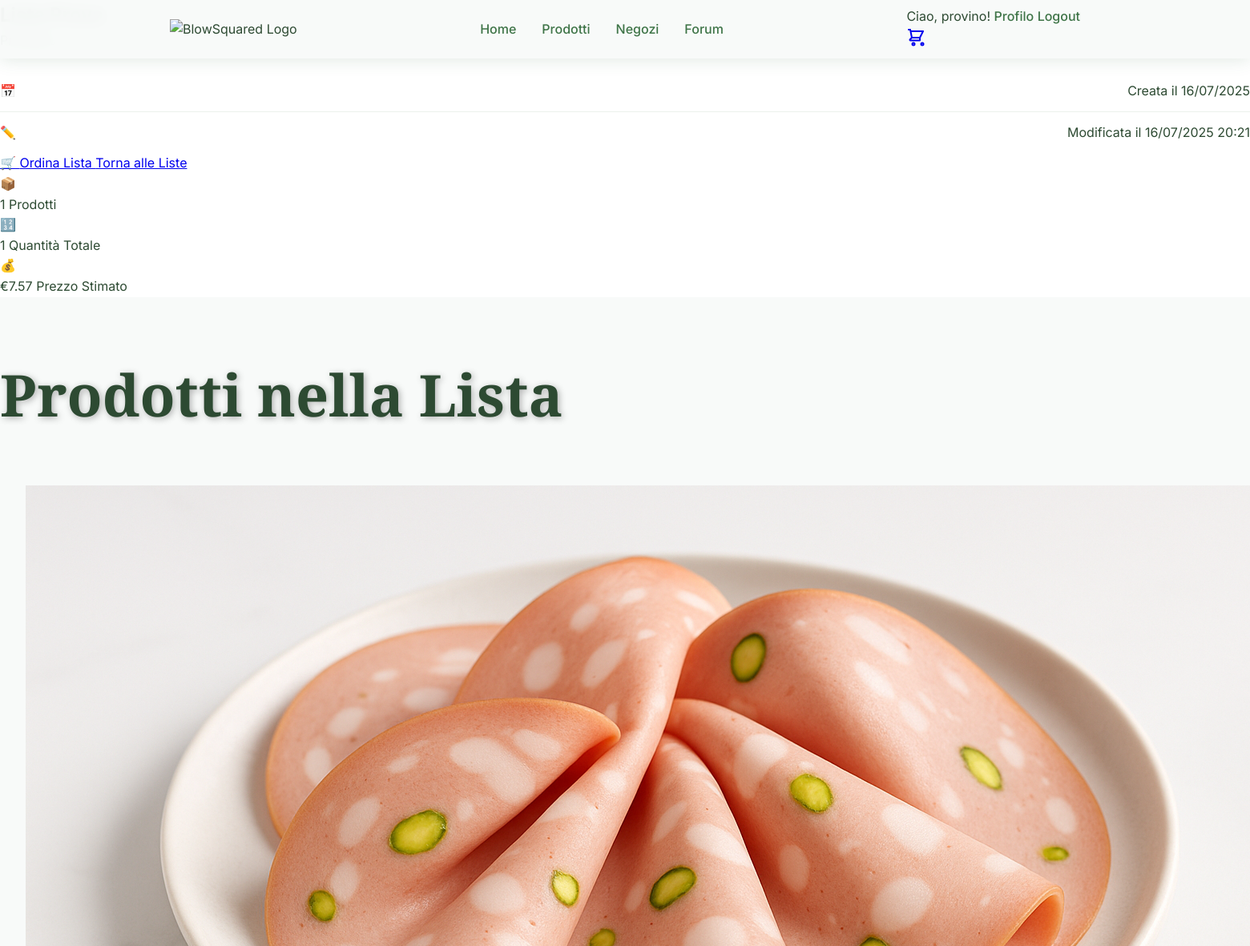
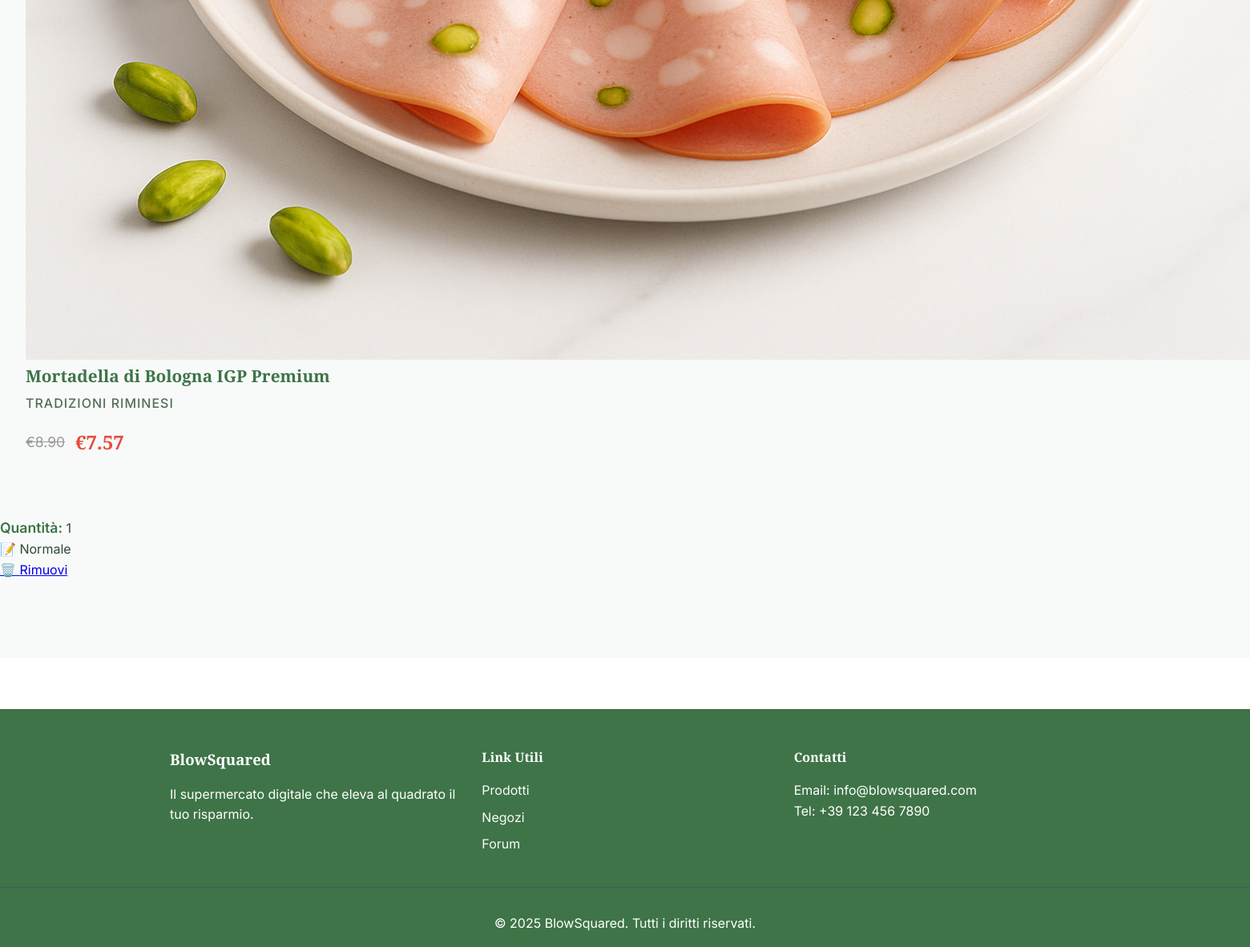
Screenshot of /utenti/liste-spesa/8/ (signed in) with the database file from the repository (2 pictures, top to bottom).
### utenti/models.py (models this page shows, shortened)
class ListaSpesa(models.Model):
    nome = models.CharField(
        max_length=100,
        help_text="Nome della lista (es: 'Spesa settimanale', 'Cena romantica')"
    )
    utente = models.ForeignKey(
        User,
        on_delete=models.CASCADE,
        related_name='liste_spesa',
        help_text="Utente proprietario della lista"
    )
    descrizione = models.TextField(
        blank=True,
        null=True,
        help_text="Descrizione opzionale della lista"
    )
    data_creazione = models.DateTimeField(
        auto_now_add=True,
        help_text="Data di creazione della lista"
    )
    data_modifica = models.DateTimeField(
        auto_now=True,
        help_text="Data dell'ultima modifica"
    )
    completata = models.BooleanField(
        default=False,
        help_text="Indica se la lista è stata completata/acquistata"
    )
    condivisa = models.BooleanField(
        default=False,
        help_text="Indica se la lista può essere condivisa con altri utenti"
    )
    class Meta:
        verbose_name = "Lista della Spesa"
        verbose_name_plural = "Liste della Spesa"
        ordering = ['-data_modifica', '-data_creazione']
    @property
    def numero_prodotti(self):
        return self.elementi.count()
    @property
    def quantita_totale(self):
        return sum(elemento.quantita for elemento in self.elementi.all())
    @property
    def prezzo_stimato(self):
        totale = 0
        for elemento in self.elementi.all():
            prezzo_prodotto = elemento.prodotto.prezzo
            if elemento.prodotto.sconto > 0:
                prezzo_prodotto = prezzo_prodotto * (100 - elemento.prodotto.sconto) / 100
            totale += prezzo_prodotto * elemento.quantita
        return totale

class ElementoLista(models.Model):
    lista = models.ForeignKey(
        ListaSpesa,
        on_delete=models.CASCADE,
        related_name='elementi'
    )
    prodotto = models.ForeignKey('prodotti.Prodotto', on_delete=models.CASCADE)
    quantita = models.PositiveIntegerField(default=1)
    note = models.TextField(blank=True, null=True)
    priorita = models.IntegerField(default=0, choices=[
        (0, 'Normale'),
        (1, 'Alta'),
        (2, 'Urgente')
    ])
    data_aggiunta = models.DateTimeField(auto_now_add=True)
    class Meta:
        unique_together = ('lista', 'prodotto')
        verbose_name = 'Elemento Lista'
        verbose_name_plural = 'Elementi Lista'
        ordering = ['-priorita', 'data_aggiunta']
    @property
    def prezzo_totale(self):
        prezzo_unitario = self.prodotto.prezzo
        if self.prodotto.sconto > 0:
            prezzo_unitario = prezzo_unitario * (100 - self.prodotto.sconto) / 100
        return prezzo_unitario * self.quantita
    def get_priorita_display(self):
        choices = dict(self._meta.get_field('priorita').choices)
        return choices.get(self.priorita, 'Normale')
    def get_priorita_display_emoji(self):
        emoji_map = {
            0: '📝',  # Normale
            1: '⚡',  # Alta
            2: '🚨'   # Urgente
        }
        return emoji_map.get(self.priorita, '📝')

### prodotti/models.py (models this page shows, shortened)
class Prodotto(models.Model):
    CATEGORIE = [
        ('latticini', 'Latticini'),
        ('carne', 'Carne e Pesce'),
        ('fresco', 'Fresco (Pesce e Frutti di Mare)'),
        ('verdura', 'Verdura'),
        ('frutta', 'Frutta'),
        ('conserve', 'Conserve e Sottoli'),
        ('pasta', 'Pasta e Riso'),
        ('olio', 'Olio e Condimenti'),
        ('spezie', 'Spezie e Aromi'),
        ('proteine', 'Proteine Vegetali'),
        ('snack', 'Snack e Merende'),
        ('cereali', 'Cereali e Derivati'),
        ('bevande', 'Bevande'),
        ('dolci', 'Dolci e Snack'),
        ('surgelati', 'Surgelati'),
        ('altro', 'Altro'),
    ]
    nome = models.CharField(max_length=200)
    marca = models.CharField(max_length=100)
    categoria = models.CharField(max_length=50, choices=CATEGORIE)
    descrizione = models.TextField(blank=True)
    codice_a_barre = models.CharField(max_length=50, unique=True)
    peso = models.CharField(max_length=50)
    data_scadenza = models.DateField()
    foto = models.ImageField(upload_to='prodotti/', blank=True)
    valori_nutrizionali = models.JSONField(default=dict, blank=True)
    prezzo = models.DecimalField(max_digits=8, decimal_places=2)
    sconto = models.DecimalField(max_digits=5, decimal_places=2, default=0,
                                validators=[MinValueValidator(0), MaxValueValidator(70)])
    stock = models.PositiveIntegerField(default=0)
    ingredienti = models.TextField(blank=True)
    numero_recensioni = models.PositiveIntegerField(default=0)
    negozi = models.ManyToManyField(
        'negozi.Negozio',
        related_name='prodotti_disponibili',
        blank=True,
        help_text="Negozi dove questo prodotto è disponibile. Lascia vuoto per renderlo disponibile in tutti i negozi."
    )

### utenti/views.py (the view)
# urls.py: path('liste-spesa/<int:lista_id>/', views.dettaglio_lista_view, name='dettaglio_lista'),
@login_required
def dettaglio_lista_view(request, lista_id):
    from .models import ListaSpesa
    lista = get_object_or_404(ListaSpesa, id=lista_id, utente=request.user)
    elementi = lista.elementi.all().order_by('-priorita', 'data_aggiunta')
    context = {
        'lista': lista,
        'elementi': elementi,
    }
    return render(request, 'utenti/dettaglio_lista.html', context)

### utenti/templates/utenti/dettaglio_lista.html (shortened to what this page needs)
{% extends 'base.html' %}
{% load static %}
{% block content %}
<section class="list-detail-section">
  <div class="list-detail-container">
    <div class="list-detail-header">
      <div class="header-content">
        <h1 class="list-title">{{ lista.nome }}</h1>
        {% if lista.descrizione %}
        <p class="list-description">{{ lista.descrizione }}</p>
        {% endif %}
        <div class="list-meta">
          <span class="meta-item">
            <span class="meta-icon">📅</span>
            Creata il {{ lista.data_creazione|date:"d/m/Y" }}
          </span>
          <span class="meta-item">
            <span class="meta-icon">✏️</span>
            Modificata il {{ lista.data_modifica|date:"d/m/Y H:i" }}
          </span>
        </div>
      </div>
      <div class="header-actions">
        {% if not lista.completata %}
        <a href="{% url 'utenti:ordina_lista' lista.id %}" class="btn-order">
          <span class="btn-icon">🛒</span>
          Ordina Lista
        </a>
        {% endif %}
        <a href="{% url 'utenti:liste_spesa' %}" class="btn-back">Torna alle Liste</a>
      </div>
    </div>
    <div class="list-summary">
      <div class="summary-card">
        <div class="summary-item">
          <span class="summary-icon">📦</span>
          <div class="summary-info">
            <span class="summary-number">{{ lista.numero_prodotti }}</span>
            <span class="summary-label">Prodotti</span>
          </div>
        </div>
        <div class="summary-item">
          <span class="summary-icon">🔢</span>
          <div class="summary-info">
            <span class="summary-number">{{ lista.quantita_totale }}</span>
            <span class="summary-label">Quantità Totale</span>
          </div>
        </div>
        <div class="summary-item">
          <span class="summary-icon">💰</span>
          <div class="summary-info">
            <span class="summary-number">€{{ lista.prezzo_stimato|floatformat:2 }}</span>
            <span class="summary-label">Prezzo Stimato</span>
          </div>
        </div>
      </div>
    </div>
    <div class="products-section">
      <h3 class="products-title">Prodotti nella Lista</h3>
      {% if elementi %}
      <div class="products-list">
        {% for elemento in elementi %}
        <div class="product-item {% if elemento.acquisito %}acquired{% endif %}">
          <div class="product-info">
            <div class="product-image">
              {% if elemento.prodotto.foto %}
                <img src="{{ elemento.prodotto.foto.url }}" alt="{{ elemento.prodotto.nome }}">
              {% else %}
                <div class="product-placeholder">📦</div>
              {% endif %}
            </div>
            <div class="product-details">
              <h4 class="product-name">{{ elemento.prodotto.nome }}</h4>
              <p class="product-brand">{{ elemento.prodotto.marca }}</p>
              <div class="product-price">
                {% if elemento.prodotto.sconto > 0 %}
                  <span class="original-price">€{{ elemento.prodotto.prezzo }}</span>
                  <span class="discounted-price">€{{ elemento.prezzo_totale|floatformat:2 }}</span>
                {% else %}
                  <span class="current-price">€{{ elemento.prezzo_totale|floatformat:2 }}</span>
                {% endif %}
              </div>
            </div>
          </div>
          <div class="product-quantity">
            <span class="quantity-label">Quantità:</span>
            <span class="quantity-value">{{ elemento.quantita }}</span>
          </div>
          <div class="product-priority">
            <span class="priority-emoji">{{ elemento.get_priorita_display_emoji }}</span>
            <span class="priority-text">{{ elemento.get_priorita_display }}</span>
          </div>
          <div class="product-actions">
            {% if not lista.completata %}
            <a href="{% url 'utenti:rimuovi_prodotto_lista' lista.id elemento.id %}"
               class="btn-remove"
               onclick="return confirm('Rimuovere {{ elemento.prodotto.nome }} dalla lista?')">
              <span class="btn-icon">🗑️</span>
              Rimuovi
            </a>
            {% endif %}
          </div>
        </div>
        {% endfor %}
      </div>
      {% else %}
      <div class="empty-products">
        <div class="empty-icon">📭</div>
        <h4>Lista Vuota</h4>
        <p>Non ci sono ancora prodotti in questa lista.</p>
      </div>
      {% endif %}
    </div>
  </div>
</section>
{% endblock %}
{% block extra_css %}
<link rel="stylesheet" href="{% static 'css/liste-spesa.css' %}">
{% endblock %}

### BlowSquared/templates/includes/navbar.html (shortened to what this page needs)
{% load static %}
<nav class="navbar">
  <div class="nav-container">
    <div class="nav-logo">
      <img src="{% static 'img/logo.png' %}" alt="BlowSquared Logo" class="logo-img">
    </div>
    <div class="nav-menu">
      <a href="{% url 'home' %}" class="nav-link">Home</a>
      {% if user.is_authenticated and user.profilo.negozio_preferito %}
        <a href="{% url 'prodotti:list' %}" class="nav-link">Prodotti</a>
      {% else %}
        <a href="{% url 'negozi:seleziona_negozio' %}" class="nav-link" title="Seleziona prima un negozio">Prodotti</a>
      {% endif %}
      <a href="{% url 'negozi:seleziona_negozio' %}" class="nav-link">Negozi</a>
      {% if user.is_authenticated %}
        <a href="{% url 'forum:home' %}" class="nav-link">Forum</a>
      {% endif %}
    </div>
    <div class="nav-auth">
      {% if user.is_authenticated %}
        <div class="user-menu">
          <span class="user-greeting">Ciao, {{ user.username }}!</span>
          {% if user.dipendente %}
            <a href="{% url 'dipendenti:dashboard' %}" class="nav-link">Dashboard</a>
          {% elif user.dirigente %}
            <a href="{% url 'dirigenti:dashboard' %}" class="nav-link">Dashboard</a>
          {% else %}
            <a href="{% url 'utenti:profile' %}" class="nav-link">Profilo</a>
          {% endif %}
          <a href="{% url 'utenti:logout' %}" class="nav-link logout-link">Logout</a>
        </div>
      {% endif %}
      <div class="nav-cart">
        {% if user.is_authenticated %}
          <a href="{% url 'carrello:visualizza' %}" class="cart-link" title="Vai al carrello">
        {% else %}
          <a href="{% url 'utenti:signup' %}" class="cart-link" title="Registrati per usare il carrello">
        {% endif %}
          <div class="cart-icon-container">
          </div>
        </a>
      </div>
    </div>
  </div>
</nav>

### static/css/style.css (style rules this page uses)
:root { --primary-color: rgb(62, 116, 71); --secondary-color: rgb(222, 174, 82); --accent-color: rgb(45, 85, 52); --light-color: #f8faf9; --dark-color: #2d4a32; --font-primary: 'Playfair Display', serif; --font-secondary: 'Inter', sans-serif; }
* { margin: 0; padding: 0; box-sizing: border-box; }
body { font-family: var(--font-secondary); line-height: 1.6; color: var(--dark-color); }
.navbar { background: rgba(248, 250, 249, 0.95); backdrop-filter: blur(10px); box-shadow: 0 2px 20px rgba(62, 116, 71, 0.15); position: fixed; top: 0; width: 100%; z-index: 1000; padding: 0.5rem 0; transition: all 0.3s ease; }
.nav-container { max-width: 1200px; margin: 0 auto; display: flex; align-items: center; justify-content: space-between; padding: 0 2rem; }
.nav-logo .logo-img { height: 60px; width: auto; transition: all 0.3s ease; }
.nav-menu { display: flex; gap: 2rem; flex: 1; justify-content: center; }
.nav-link { text-decoration: none; color: var(--primary-color); font-weight: 500; transition: color 0.3s ease; position: relative; }
.nav-link::after { content: ''; position: absolute; bottom: -5px; left: 0; width: 0; height: 2px; background: var(--secondary-color); transition: width 0.3s ease; }

### static/css/home.css (style rules this page uses)
.original-price { text-decoration: line-through; color: #666; font-size: 0.9em; }
.discounted-price { color: #e74c3c; font-weight: bold; font-size: 1.1em; }

### static/css/prodotti.css (style rules this page uses)
.products-title { font-family: var(--font-primary); font-size: 4.5rem; font-weight: 900; margin-bottom: 1.5rem; text-shadow: 2px 2px 8px rgba(0, 0, 0, 0.3); animation: slideInUp 0.8s ease-out; }
.products-section { padding: 4rem 0; background: var(--light-color); min-height: 60vh; }
.product-image { width: 100%; height: 100%; object-fit: cover; object-position: center; transition: transform 0.3s ease; }
.product-info { padding: 2rem; flex-grow: 1; display: flex; flex-direction: column; }
.product-name { font-family: var(--font-primary); font-size: 1.3rem; font-weight: 700; color: var(--primary-color); margin-bottom: 0.5rem; line-height: 1.3; }
.product-brand { color: var(--secondary-color); font-weight: 600; font-size: 0.9rem; text-transform: uppercase; margin-bottom: 1rem; letter-spacing: 1px; }
.product-price { margin-bottom: 1rem; display: flex; align-items: center; gap: 0.8rem; }
.original-price { text-decoration: line-through; color: #999; font-size: 1.1rem; }
.discounted-price { font-family: var(--font-primary); font-size: 1.5rem; font-weight: 700; color: #e74c3c; }
.product-actions { margin-top: auto; display: flex; flex-direction: column; gap: 0.8rem; }
.product-actions { display: flex; flex-direction: column; gap: 1.5rem; margin-bottom: 2rem; }
.quantity-label { font-weight: 600; color: var(--primary-color); font-size: 1.1rem; margin: 0; }
.meta-item { display: flex; justify-content: space-between; align-items: center; padding: 0.8rem 0; border-bottom: 1px solid rgba(62, 116, 71, 0.1); }
.meta-item:last-child { border-bottom: none; }

### static/css/liste-spesa.css (style rules this page uses)
.list-description { color: var(--dark-color); margin-bottom: 1.5rem; line-height: 1.6; }
.product-info { margin-bottom: 2rem; padding-bottom: 1.5rem; border-bottom: 2px solid var(--light-color); }
.product-info h4 { font-size: 1.3rem; font-weight: 700; color: var(--primary-color); margin-bottom: 0.5rem; }
.product-info p { color: var(--dark-color); font-size: 1rem; font-weight: 500; opacity: 0.8; }

### rows the page displays
ListaSpesa: data_creazione "16/07/2025", data_modifica "16/07/2025 20:21", numero_prodotti "1", quantita_totale "1", prezzo_stimato "7.57"
ElementoLista: prodotto.foto (picture), prodotto.nome "Mortadella di Bologna IGP Premium", prodotto.marca "TRADIZIONI RIMINESI", prodotto.prezzo "8.90", prezzo_totale "7.57", quantita "1", get_priorita_display_emoji "📝", priorita "Normale"

### other values shown
{{ user.username }} "provino"
